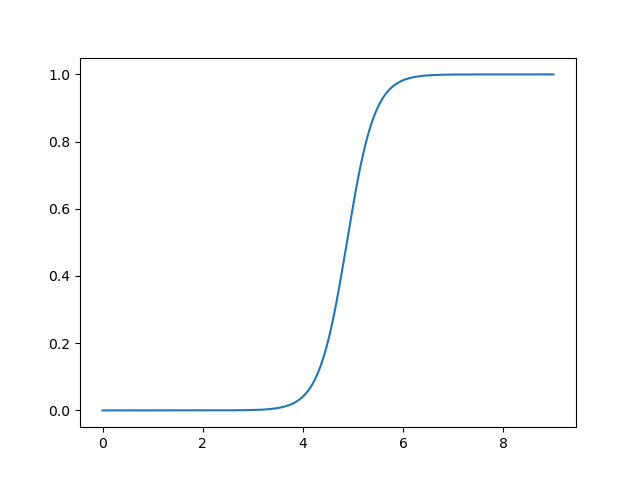

This figure's Python source:
from sklearn import datasets
from sklearn.linear_model import LogisticRegression
import numpy as np
import matplotlib.pyplot as plt

iris = datasets.load_iris()
# print(list(iris.keys()))
# print(iris["DESCR"])
x = iris["data"][:, 2:3]   # Petal Lenght
y = (iris["target"] == 2).astype(np.int)    # it helps to get 0 and 1 rather than false or true
clf = LogisticRegression()
clf.fit(x, y)

'''example_1 = (clf.predict([[4.6]]))
print(example_1)
example_2 = (clf.predict([[7.9]]))
print(example_2)'''

# Using matplotlib for Visualization
X = np.linspace(0, 9, 1000).reshape(-1, 1)
Y = clf.predict_proba(X)

plt.plot(X, Y[:,1])
plt.show()
